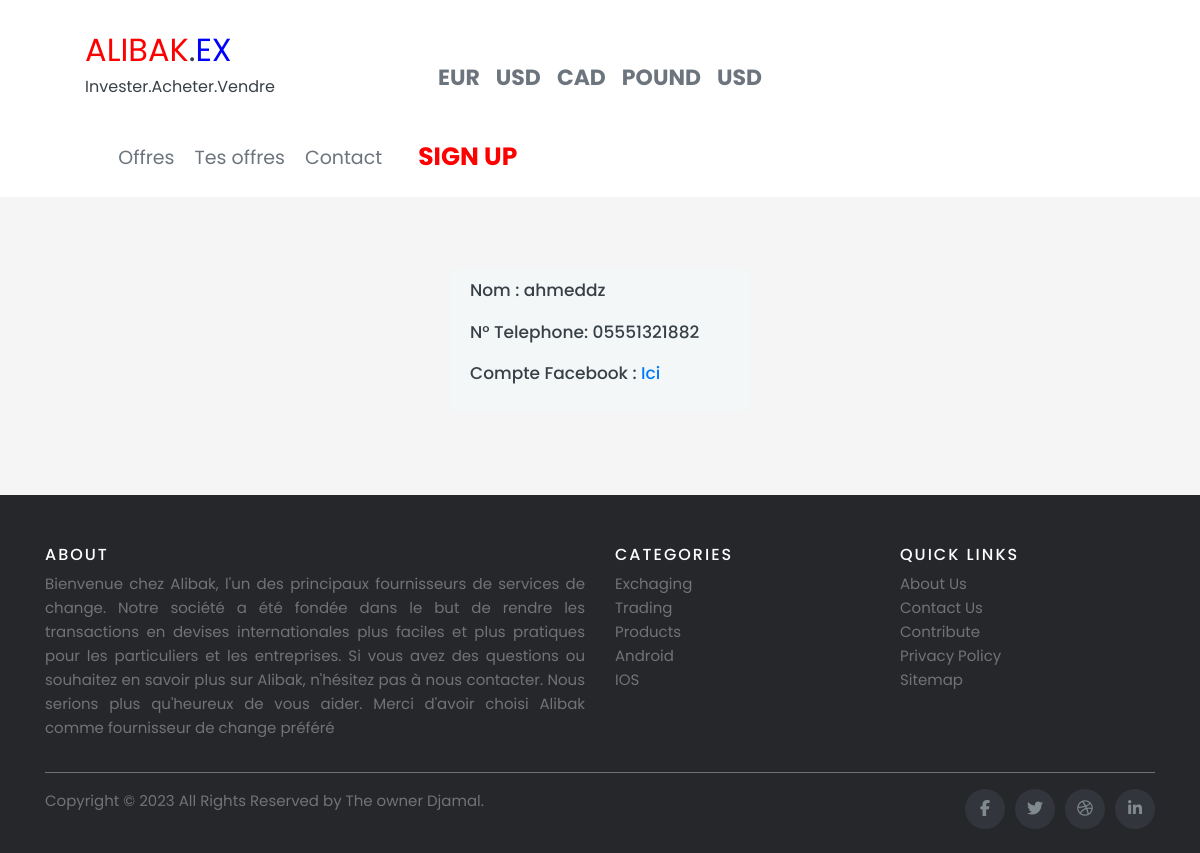
Page /CustomerInfo/3/ (signed in) on the earlier database version.
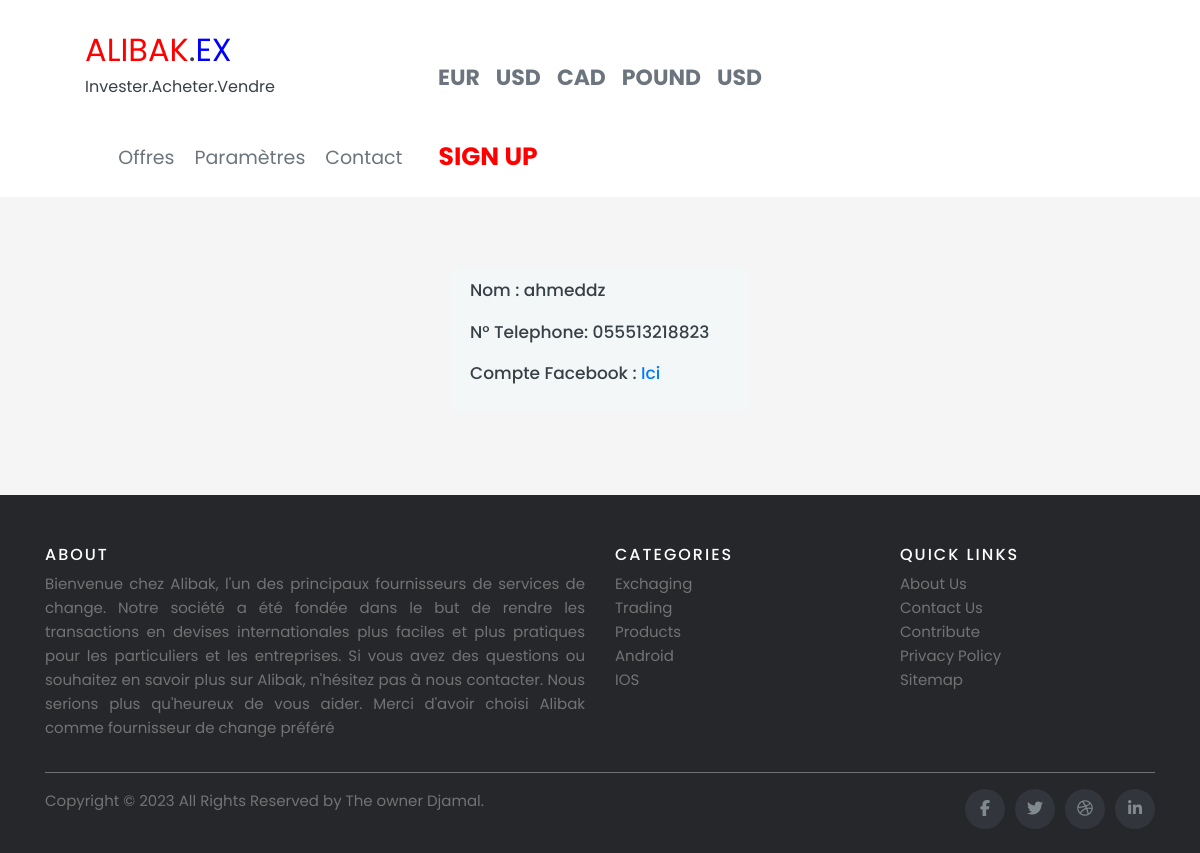
Same page on the later database version.
### offers/models.py (models this page shows, shortened)
class Customer(models.Model):
    user = models.OneToOneField(User, null=True, blank=True, on_delete=models.CASCADE)
    Card = models.ImageField(null=True, blank=True)
    face_picture = models.ImageField(null=True, blank=True)
    name = models.CharField(max_length=200, null=True)
    phone = models.CharField(max_length=200, null=True)
    email = models.CharField(max_length=200, null=True, blank=True)
    LinkFb = models.CharField(max_length=200, null=True, blank=True)
    date_created = models.DateTimeField(auto_now_add=True, null=True)
    approved = models.BooleanField(default=False)

### offers/decorators.py (the view)
        def wrapper_func(request, *args, **kwargs):
            group = None
            if request.user.groups.exists():
                group = request.user.groups.all()[0].name
            if group in allowed_roles:
                return view_func(request, *args, **kwargs)
            else:
                return HttpResponse("you are not authorized to view this page")

### offers/views.py (called while the page is built)
@login_required(login_url='login')
@allowed_users(allowed_roles=['customer'])
def CustomerInfo(request, pk):
    offer = offers.objects.get(id=pk)
    custome = offer.customer
    context = {'offer': offer, 'customer': custome}
    return render(request, 'offers/CustomerInfo.html', context)

### offers/templates/offers/CustomerInfo.html (shortened to what this page needs)
<!DOCTYPE html>
<html>
<link rel="stylesheet" href="https://cdn.jsdelivr.net/npm/bootstrap@4.6.2/dist/css/bootstrap.min.css">
  {% include 'offers/navbar.html'%}
    <head>
        <link rel="stylesheet" href="https://codepen.io/gymratpacks/pen/VKzBEp#0">
    </head>
    <body>
      <div class="row">
    <div class="col-md-12 ouii">
      <form action="" >
          <p>Nom : {{customer.name}}<br></p>
          <p>N° Telephone: {{customer.phone}}<br></p>
          <p>Compte Facebook : <a href="{{customer.LinkFb}}" target="_blank"> Ici</a></p>
      </form>
    </div>
      </div>
<br><br><br>
      {% include 'offers/footer.html'%}
</body>
</html>

Differences in the rows shown:
changed Customer "ahmeddz": approved True → False (drawn); phone "05551321882" → "055513218823"
Other differences:
text no longer shown: "Tes offres"
text now shown: "Paramètres"
